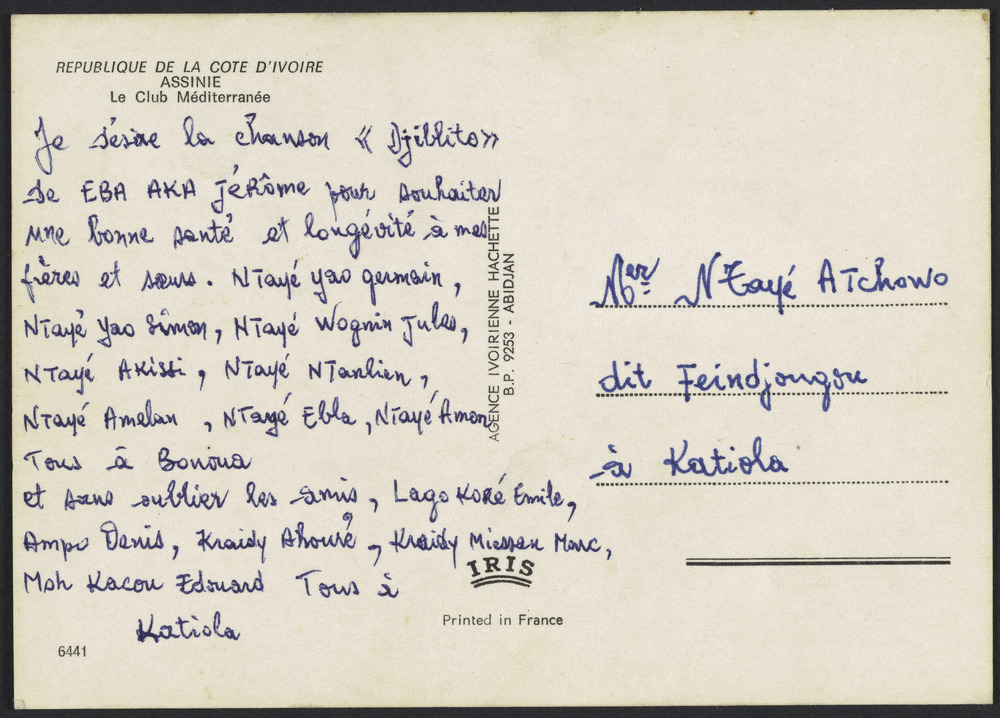
#> input picture autocrop/test.jpg, 1000 x 718 px
$ python autocrop.py
#> lines starting #> are read from the running program, lines starting #| are printed output that depends on the picture
#!/usr/bin/env python3
#
# Autocrop images
# Version 0.1
#
#Import modules
from PIL import Image, ImageChops
import os, sys

#Import settings from settings.py file
#import settings

edge_size = 10

#Code inspired by https://stackoverflow.com/a/48605963
def trim(im, edge_size):
    bg = Image.new(im.mode, im.size, im.getpixel((0,0)))
    diff = ImageChops.difference(im, bg)
    diff = ImageChops.add(diff, diff, 2.0, -100)
    bbox = diff.getbbox()
    if edge_size != 0:
        bbox2 = (bbox[0] - edge_size, bbox[1] - edge_size, bbox[2] + edge_size, bbox[3] + edge_size)
        return(im.crop(bbox2))
    else:
        return(im.crop(bbox))


# [4 lines of commented-out code are left out]


img = Image.open("test.jpg") # The image to be cropped
#> img is the input picture: PIL image 1000x718 RGB; mean R, G, B 211.2, 205.1, 193.4
new_im = trim(img, 0)
#> in trim, `bg = Image.new(im.mode, im.size, im.getpixel((0,0)))`:
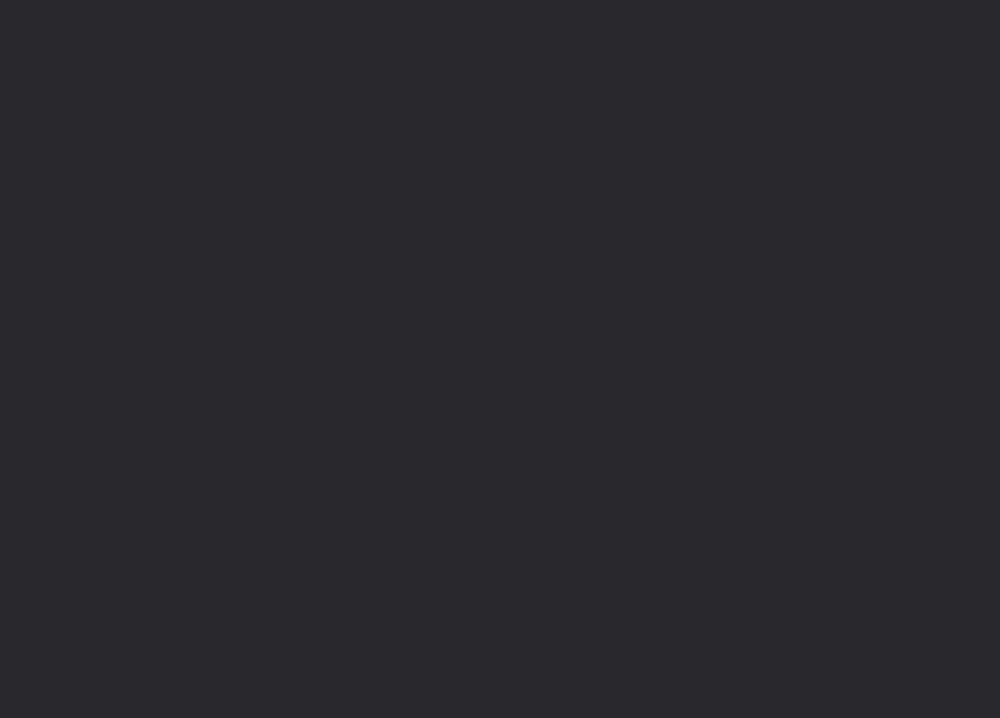
#> bg: PIL image 1000x718 RGB; mean R, G, B 41, 40, 45
#> in trim, `diff = ImageChops.difference(im, bg)`:
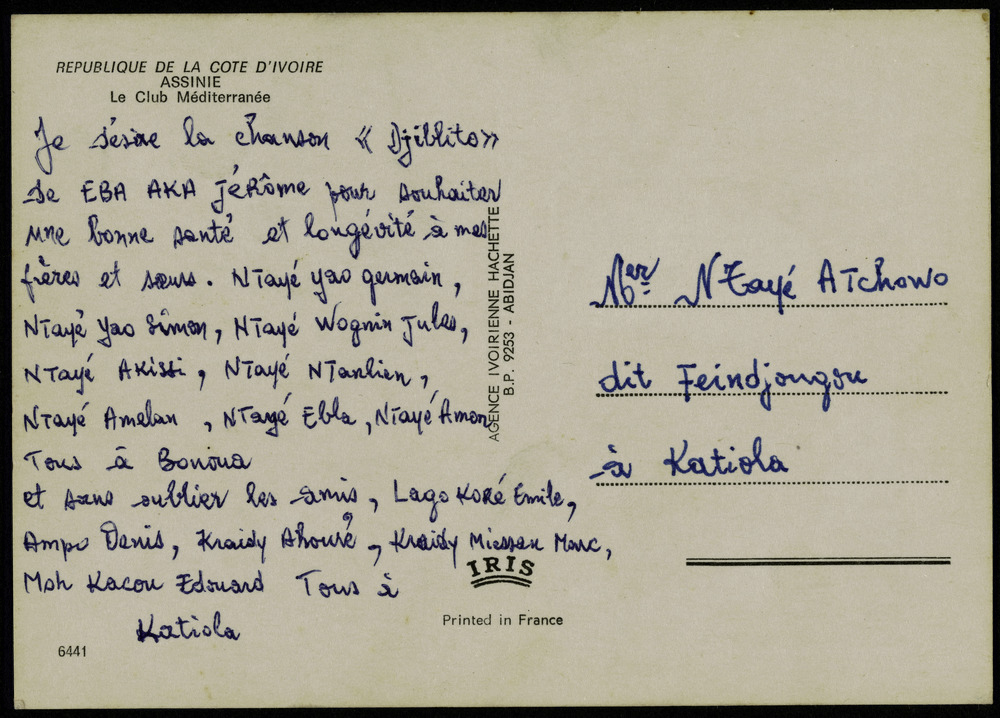
#> diff: PIL image 1000x718 RGB; mean R, G, B 170.3, 165.2, 148.5
#> in trim, `diff = ImageChops.add(diff, diff, 2.0, -100)`:
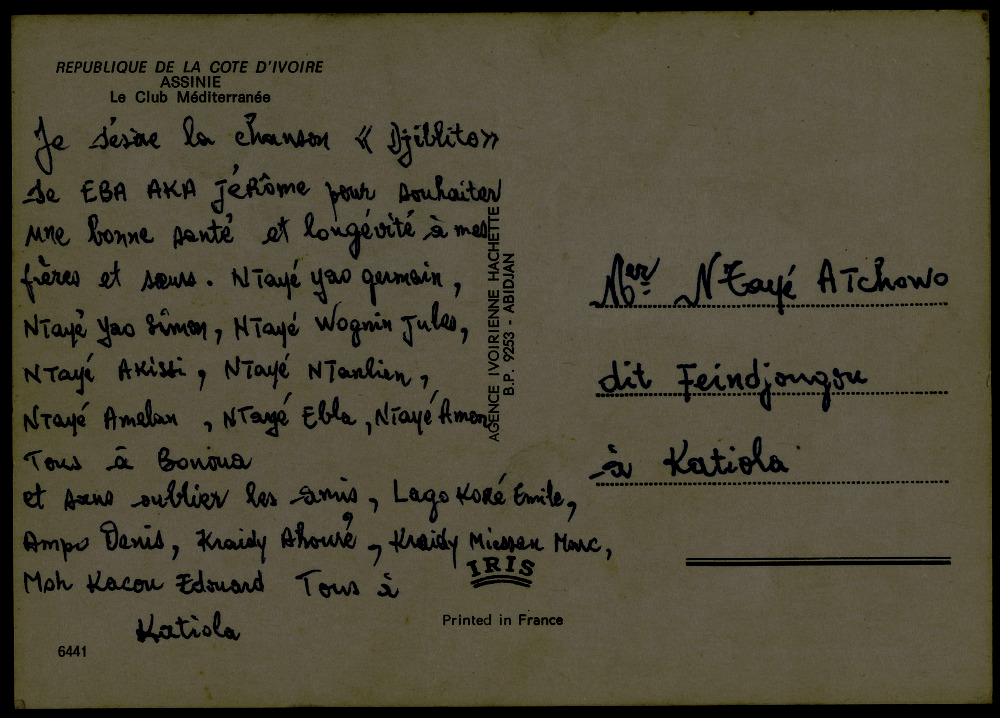
#> diff: PIL image 1000x718 RGB; mean R, G, B 78.2, 73.2, 55.4
#> in trim, `bbox = diff.getbbox()`: bbox = (11, 9, 993, 709)

rotated_1 = img.rotate(0.1)
new_im_1 = trim(rotated_1, 0)
#> call 2 of trim, with edge_size = 0
#> in trim (call 2), `bg = Image.new(im.mode, im.size, im.getpixel((0,0)))`: bg: PIL image 1000x718 RGB; every value is 0
#> in trim (call 2), `diff = ImageChops.add(diff, diff, 2.0, -100)`:
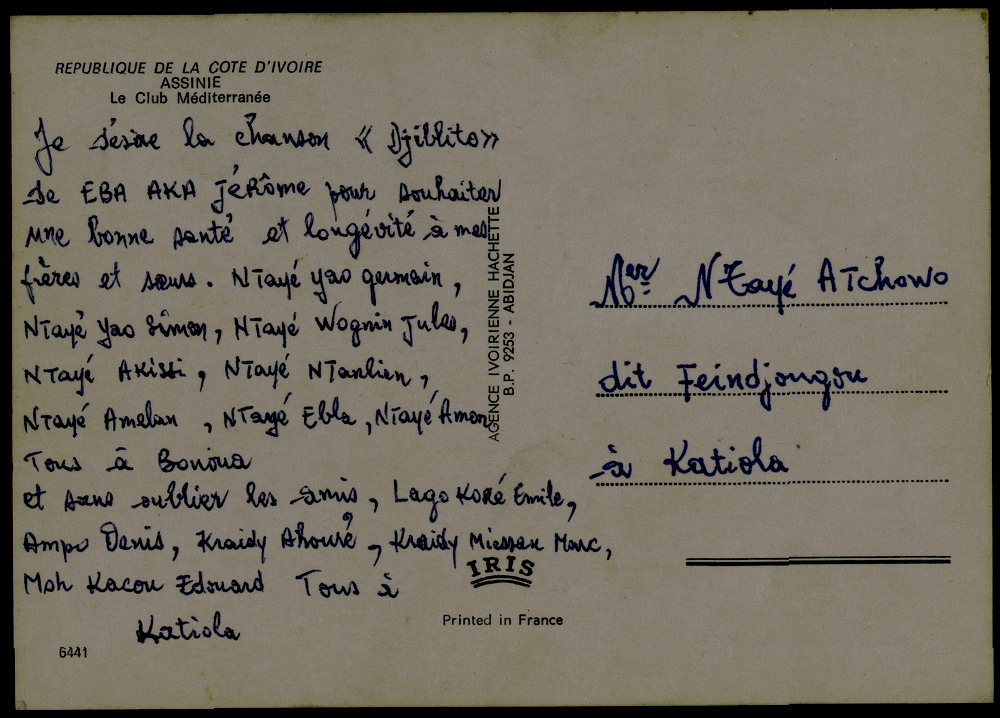
#> diff: PIL image 1000x718 RGB; mean R, G, B 115.1, 109.2, 96.4
#> in trim (call 2), `bbox = diff.getbbox()`: bbox = (10, 7, 994, 711)

rotated_2 = img.rotate(-0.1)
new_im_2 = trim(rotated_2, 0)
#> call 3 of trim, with edge_size = 0
#> in trim (call 3), `diff = ImageChops.add(diff, diff, 2.0, -100)`:
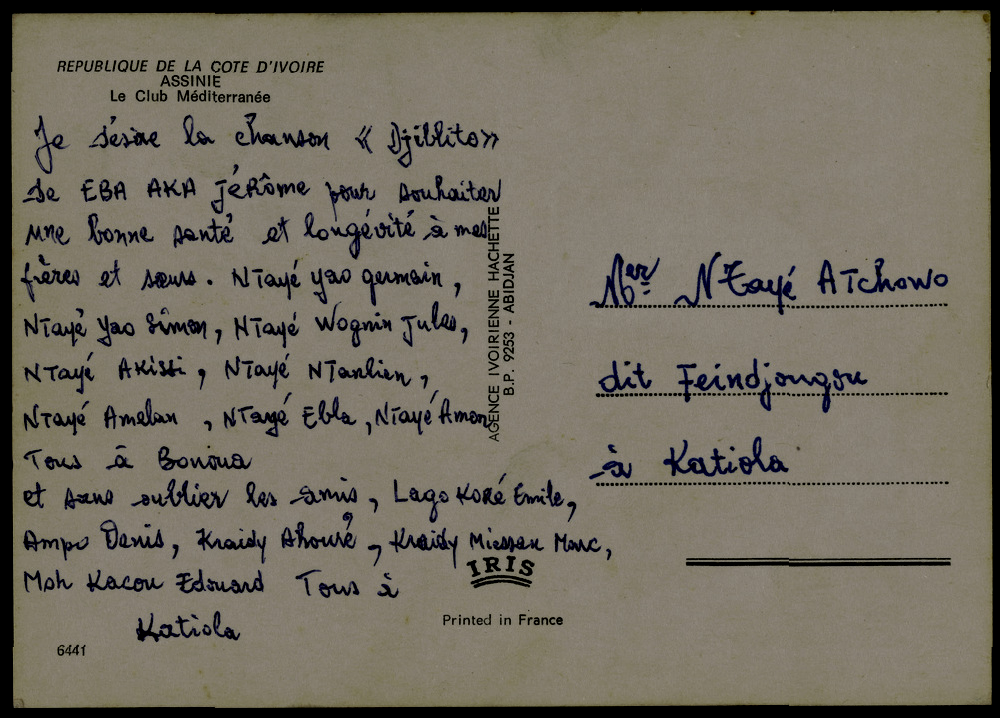
#> diff: PIL image 1000x718 RGB; mean R, G, B 115.1, 109.2, 96.4
#> in trim (call 3), `bbox = diff.getbbox()`: bbox = (11, 8, 993, 709)
#> in trim (call 3), `return(im.crop(bbox))`:
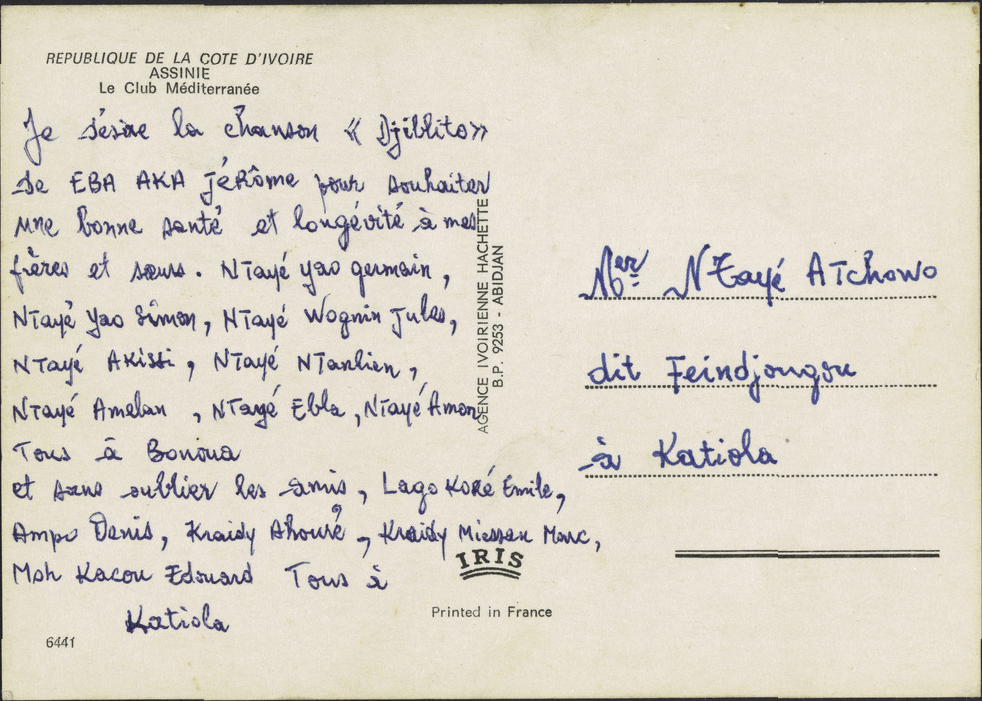
#> returned value: PIL image 982x701 RGB; mean R, G, B 218.4, 212.1, 199.7


new_im.size
new_im_1.size
new_im_2.size


new_im.save("test2.jpg")

new_im.save("test2.jpg")
new_im_2.save("test2_2.jpg")
